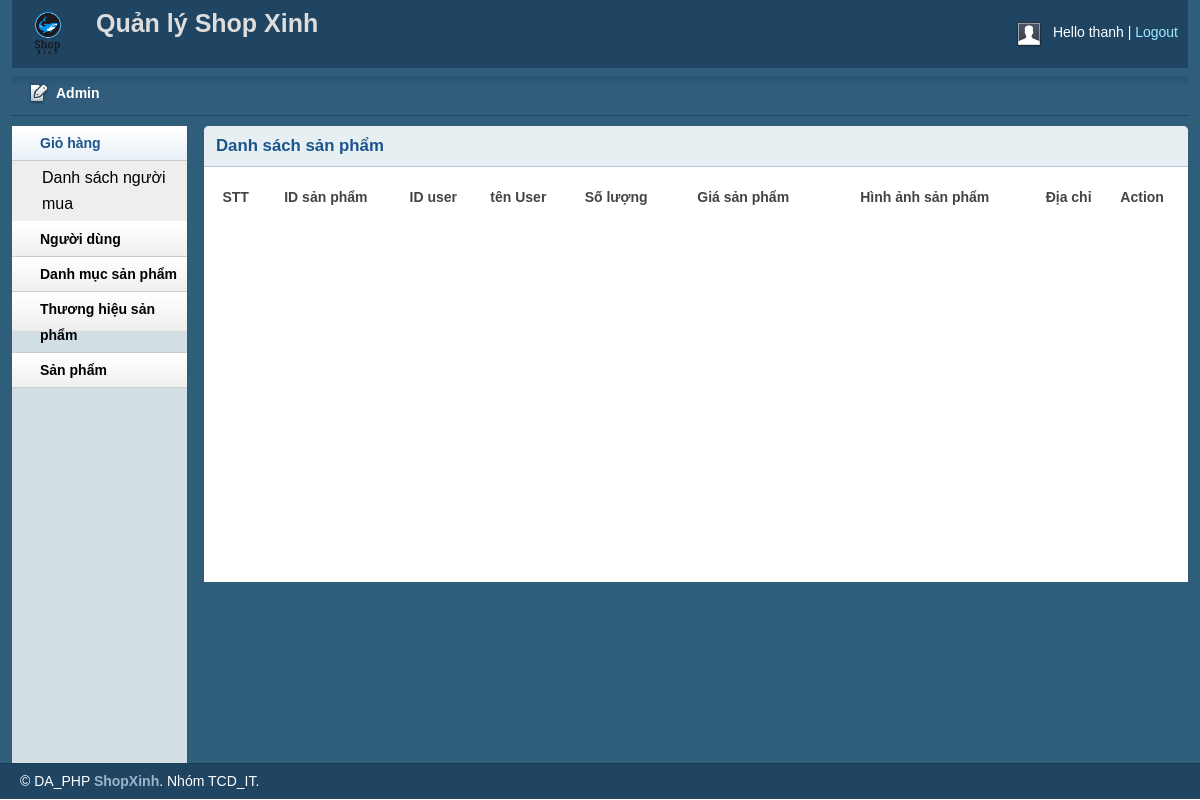
The page /admin/cartlist.php (signed in) on the database as committed earlier.
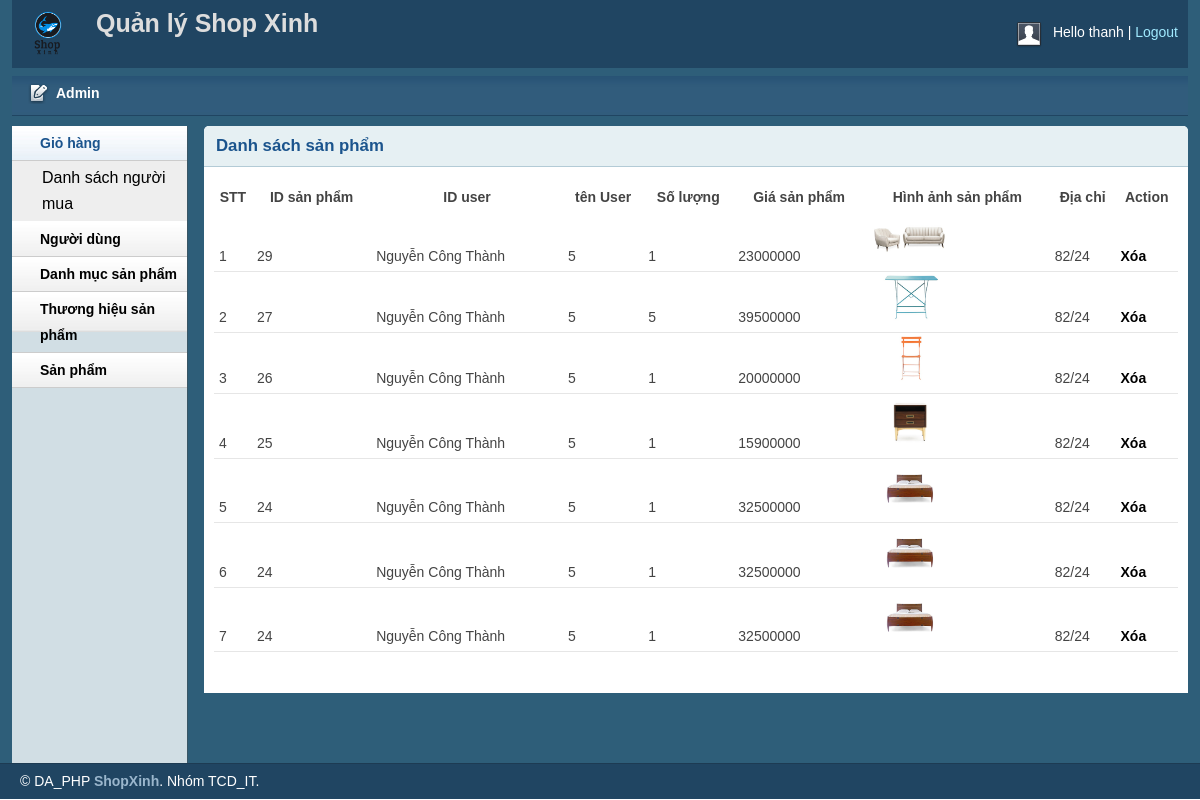
The same page on the database as committed later.
### tables this page shows
CREATE TABLE `tbl_order` (
  `ID` int(11) NOT NULL,
  `productID` int(11) NOT NULL,
  `userName` varchar(255) NOT NULL,
  `UserID` int(11) NOT NULL,
  `quantity` int(11) NOT NULL,
  `price` varchar(255) NOT NULL,
  `image` varchar(255) NOT NULL,
  `address` varchar(255) NOT NULL
);

### lb/database.php (called while the page is built, shortened)
<?php
Class Database{
   public $host   = DB_HOST;
   public $user   = DB_USER;
   public $pass   = DB_PASS;
   public $dbname = DB_NAME;
   public $link;
private function connectDB(){
   $this->link = new mysqli($this->host, $this->user, $this->pass,
    $this->dbname);
 }
public function select($query){
  $result = $this->link->query($query) or
   die($this->link->error.__LINE__);
  if($result->num_rows > 0){
    return $result;
  } else {
    return false;
  }
 }
}

### classes/cart.php (called while the page is built, shortened)
<?php
    require_once('C:/xampp/htdocs/DA_PHP/shop/lb/database.php');
?>
<?php
    class cart
    {
        private $db;
        public function __construct()
        {
           $this->db = new Database();
        }
        public function show_order()
        {
            $query = "SELECT * FROM tbl_order order by productID desc";
            $result = $this->db->select($query);
            return $result;
        }
    }
?>

### admin/cartlist.php (the view, shortened to what this page needs)
<?php include 'inc/header.php';?>
<?php include 'inc/sidebar.php';?>
<?php include_once '../classes/cart.php';?>
<?php
	$ct = new  cart();
?>
<div class="grid_10">
    <div class="box round first grid">
        <h2>Danh sách sản phẩm</h2>
        <div class="block">
            <table class="data display datatable" id="example">
			<thead>
				<tr>
					<th>STT</th>
					<th>ID sản phẩm</th>
					<th>ID user</th>
					<th>tên User</th>
					<th>Số lượng</th>
					<th>Giá sản phẩm</th>
					<th>Hình ảnh sản phẩm</th>
					<th>Địa chỉ </th>
					<th>Action</th>
				</tr>
			</thead>
			<tbody>
				<?php
						$cartlist = $ct->show_order();
						if ($cartlist)
						{	$i=0;
							while ($result = $cartlist->fetch_assoc())
							{
								$i++
				 ?>
				<tr class="odd gradeX">
					<td><?php echo $i?></td>
					<td><?php echo $result['productID']?></td>
                    <td><?php echo $result['userName']?></td>
					<td><?php echo $result['UserID']?></td>
                    <td><?php echo $result['quantity']?></td>
					<td><?php echo $result['price']?></td>
					<td><img src="uploads/<?php echo $result['image']?>" alt="Image" width="80"></td>
					<td><?php echo $result['address']?></td>
					<td><a onclick="return confirm('Bạn có muốn xóa không?')" href="?delid=<?php echo $result['ID']?>">Xóa</a> </td>
				</tr>
				<?php
					}
				}
				?>
			</tbody>
		</table>
       </div>
    </div>
</div>
<?php include 'inc/footer.php';?>

Rows that differ between the two databases and show on the page:
added tbl_order: productID "29", userName "Nguyễn Công Thành", UserID "5", quantity "1", price "23000000", image (picture), address "82/24"
added tbl_order: productID "27", userName "Nguyễn Công Thành", UserID "5", quantity "5", price "39500000", image (picture), address "82/24"
added tbl_order: productID "26", userName "Nguyễn Công Thành", UserID "5", quantity "1", price "20000000", image (picture), address "82/24"
added tbl_order: productID "25", userName "Nguyễn Công Thành", UserID "5", quantity "1", price "15900000", image (picture), address "82/24"
added tbl_order: productID "24", userName "Nguyễn Công Thành", UserID "5", quantity "1", price "32500000", image (picture), address "82/24"
added tbl_order: productID "24", userName "Nguyễn Công Thành", UserID "5", quantity "1", price "32500000", image (picture), address "82/24"
added tbl_order: productID "24", userName "Nguyễn Công Thành", UserID "5", quantity "1", price "32500000", image (picture), address "82/24"
